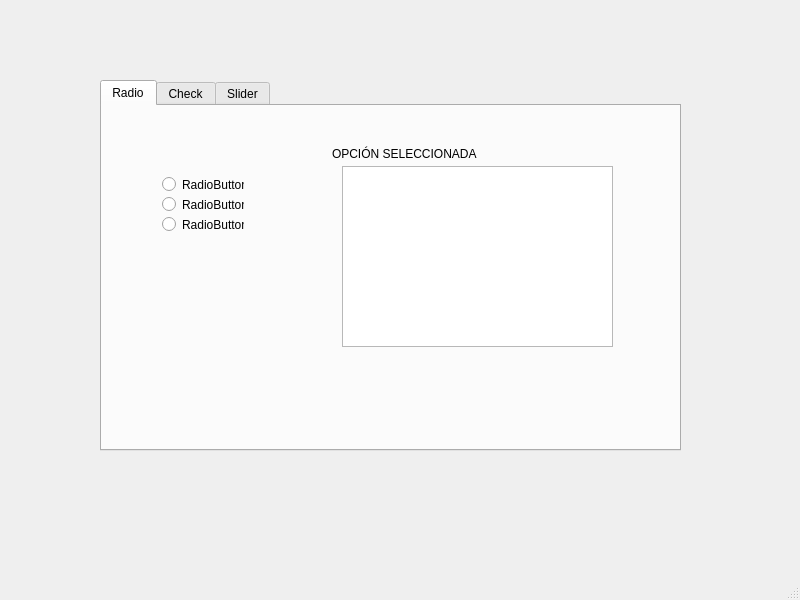
<?xml version="1.0" encoding="UTF-8"?>
<ui version="4.0">
 <class>MainWindow</class>
 <widget class="QMainWindow" name="MainWindow">
  <property name="geometry">
   <rect>
    <x>0</x>
    <y>0</y>
    <width>800</width>
    <height>600</height>
   </rect>
  </property>
  <property name="windowTitle">
   <string>MainWindow</string>
  </property>
  <widget class="QWidget" name="centralwidget">
   <widget class="QTabWidget" name="tabWidget">
    <property name="geometry">
     <rect>
      <x>100</x>
      <y>80</y>
      <width>581</width>
      <height>371</height>
     </rect>
    </property>
    <property name="currentIndex">
     <number>0</number>
    </property>
    <widget class="QWidget" name="Radio">
     <attribute name="title">
      <string>Radio</string>
     </attribute>
     <widget class="QRadioButton" name="radioButton_1">
      <property name="geometry">
       <rect>
        <x>60</x>
        <y>70</y>
        <width>82</width>
        <height>17</height>
       </rect>
      </property>
      <property name="text">
       <string>RadioButton</string>
      </property>
     </widget>
     <widget class="QRadioButton" name="radioButton_2">
      <property name="geometry">
       <rect>
        <x>60</x>
        <y>90</y>
        <width>82</width>
        <height>17</height>
       </rect>
      </property>
      <property name="text">
       <string>RadioButton</string>
      </property>
     </widget>
     <widget class="QRadioButton" name="radioButton_3">
      <property name="geometry">
       <rect>
        <x>60</x>
        <y>110</y>
        <width>82</width>
        <height>17</height>
       </rect>
      </property>
      <property name="text">
       <string>RadioButton</string>
      </property>
     </widget>
     <widget class="QPlainTextEdit" name="Campo_entrada_1">
      <property name="geometry">
       <rect>
        <x>240</x>
        <y>60</y>
        <width>271</width>
        <height>181</height>
       </rect>
      </property>
     </widget>
     <widget class="QLabel" name="label">
      <property name="geometry">
       <rect>
        <x>230</x>
        <y>40</y>
        <width>221</width>
        <height>16</height>
       </rect>
      </property>
      <property name="text">
       <string>OPCIÓN SELECCIONADA</string>
      </property>
     </widget>
    </widget>
    <widget class="QWidget" name="Check">
     <attribute name="title">
      <string>Check</string>
     </attribute>
     <widget class="QCheckBox" name="checkBox_1">
      <property name="geometry">
       <rect>
        <x>90</x>
        <y>120</y>
        <width>70</width>
        <height>17</height>
       </rect>
      </property>
      <property name="text">
       <string>Gato</string>
      </property>
     </widget>
     <widget class="QCheckBox" name="checkBox_2">
      <property name="geometry">
       <rect>
        <x>90</x>
        <y>150</y>
        <width>70</width>
        <height>17</height>
       </rect>
      </property>
      <property name="text">
       <string>CheckBox</string>
      </property>
     </widget>
     <widget class="QTextEdit" name="Campo_entrada_2">
      <property name="geometry">
       <rect>
        <x>270</x>
        <y>110</y>
        <width>251</width>
        <height>71</height>
       </rect>
      </property>
     </widget>
    </widget>
    <widget class="QWidget" name="Slider">
     <attribute name="title">
      <string>Slider</string>
     </attribute>
     <widget class="QDial" name="dial">
      <property name="geometry">
       <rect>
        <x>100</x>
        <y>60</y>
        <width>50</width>
        <height>64</height>
       </rect>
      </property>
     </widget>
     <widget class="QScrollBar" name="hScrollBar">
      <property name="geometry">
       <rect>
        <x>100</x>
        <y>140</y>
        <width>160</width>
        <height>16</height>
       </rect>
      </property>
      <property name="orientation">
       <enum>Qt::Horizontal</enum>
      </property>
     </widget>
     <widget class="QPushButton" name="btnSum">
      <property name="geometry">
       <rect>
        <x>150</x>
        <y>210</y>
        <width>75</width>
        <height>23</height>
       </rect>
      </property>
      <property name="text">
       <string>Suma</string>
      </property>
     </widget>
     <widget class="QLabel" name="label_2">
      <property name="geometry">
       <rect>
        <x>320</x>
        <y>50</y>
        <width>47</width>
        <height>13</height>
       </rect>
      </property>
      <property name="text">
       <string>Resultado</string>
      </property>
     </widget>
     <widget class="QTextEdit" name="textEdit_1">
      <property name="geometry">
       <rect>
        <x>330</x>
        <y>190</y>
        <width>104</width>
        <height>71</height>
       </rect>
      </property>
     </widget>
    </widget>
   </widget>
  </widget>
  <widget class="QMenuBar" name="menubar">
   <property name="geometry">
    <rect>
     <x>0</x>
     <y>0</y>
     <width>800</width>
     <height>21</height>
    </rect>
   </property>
  </widget>
  <widget class="QStatusBar" name="statusbar"/>
 </widget>
 <resources/>
 <connections/>
</ui>
